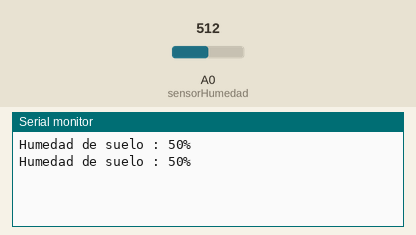
Recording of a sketch running on a simulated Arduino Uno, built with avr-gcc and run on an emulated ATmega328P. Shown: the last lines printed to the serial monitor. The inputs (shaded band) are chosen by the test bench; at power-on: A0 (sensorHumedad) = 512.

Above: at 1.8 s.
1.9 s: A0 (sensorHumedad) set to 716
At 2.8 s:
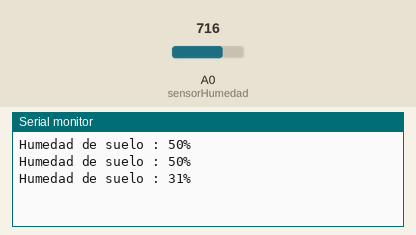
3.4 s: A0 (sensorHumedad) set to 900
At 4.8 s:
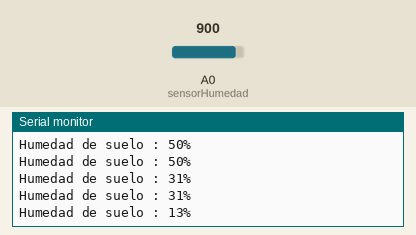
Timing chart, 0 to 6.4 s (numbered marks = the images above; inputs shaded):
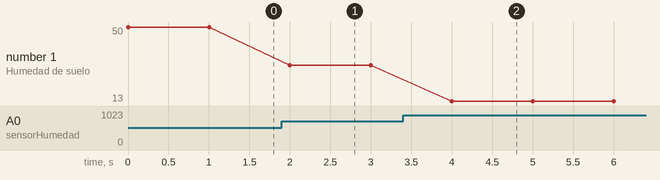

The sketch:

Humedad_de_suelo_FC28.ino
```cpp
/*Obtencion humedad de suelo*/

int sensorHumedad = A0;
void setup() {
  Serial.begin(9600);
  pinMode(sensorHumedad,INPUT);

}

void loop() {
/*Se ajustan los valores */
int humedad_suelo =map(analogRead(sensorHumedad), 0, 1023, 100, 0);
/*Los valores obtenidos van desde 0 sumergido en agua, a 1023 en el aire*/

Serial.print("Humedad de suelo : ");
Serial.print(humedad_suelo);
Serial.println("%");
delay(1000);

}
```

Measured:
- after the input at 1.9 s, the serial monitor: prints a new line after 0.10 s (image 1)
- after the input at 3.4 s, the serial monitor: prints a new line after 0.60 s (image 2)
- plotted number 1: 50 → 31 after the input at 1.9 s, 31 → 13 after the input at 3.4 s
